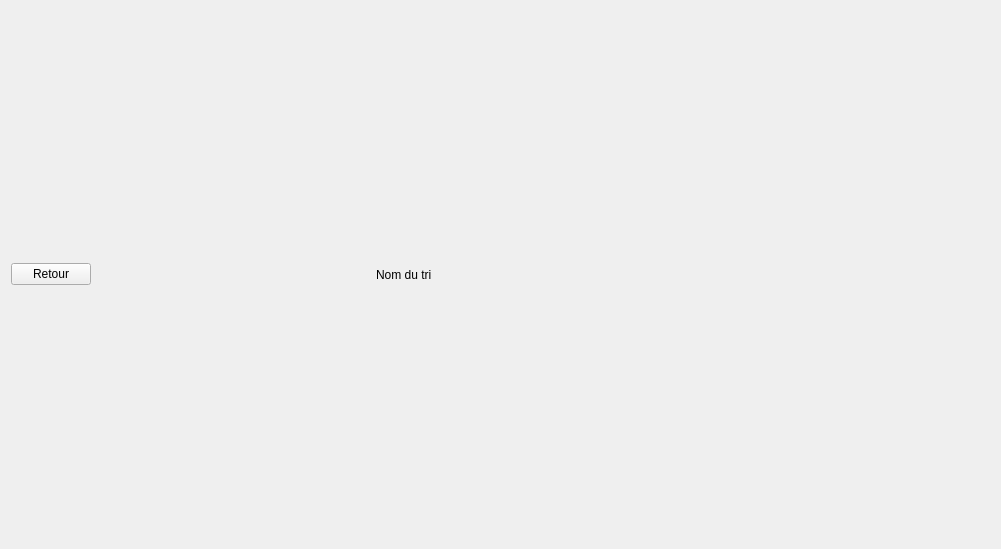
<?xml version="1.0" encoding="UTF-8"?>
<ui version="4.0">
 <class>SortPage</class>
 <widget class="QWidget" name="SortPage">
  <property name="geometry">
   <rect>
    <x>0</x>
    <y>0</y>
    <width>1001</width>
    <height>549</height>
   </rect>
  </property>
  <property name="windowTitle">
   <string>Form</string>
  </property>
  <layout class="QVBoxLayout" name="verticalLayout">
   <item>
    <layout class="QHBoxLayout" name="top">
     <item>
      <widget class="QPushButton" name="BackToWelcomePage">
       <property name="text">
        <string>Retour</string>
       </property>
      </widget>
     </item>
     <item>
      <spacer name="horizontalSpacer">
       <property name="orientation">
        <enum>Qt::Orientation::Horizontal</enum>
       </property>
       <property name="sizeHint" stdset="0">
        <size>
         <width>40</width>
         <height>20</height>
        </size>
       </property>
      </spacer>
     </item>
     <item>
      <widget class="QLabel" name="titleSortName">
       <property name="text">
        <string>Nom du tri</string>
       </property>
      </widget>
     </item>
     <item>
      <spacer name="horizontalSpacer_2">
       <property name="orientation">
        <enum>Qt::Orientation::Horizontal</enum>
       </property>
       <property name="sizeHint" stdset="0">
        <size>
         <width>40</width>
         <height>20</height>
        </size>
       </property>
      </spacer>
     </item>
     <item>
      <spacer name="horizontalSpacer_3">
       <property name="orientation">
        <enum>Qt::Orientation::Horizontal</enum>
       </property>
       <property name="sizeHint" stdset="0">
        <size>
         <width>40</width>
         <height>20</height>
        </size>
       </property>
      </spacer>
     </item>
    </layout>
   </item>
   <item>
    <layout class="QGridLayout" name="gridLayout_2">
     <item row="0" column="0">
      <layout class="QVBoxLayout" name="choiceOfSortingArea"/>
     </item>
     <item row="0" column="1">
      <layout class="QVBoxLayout" name="characteristicArea"/>
     </item>
    </layout>
   </item>
   <item>
    <layout class="QGridLayout" name="gridLayout">
     <item row="0" column="0">
      <layout class="QVBoxLayout" name="visuelSortArea"/>
     </item>
     <item row="0" column="1">
      <layout class="QVBoxLayout" name="complexityArea"/>
     </item>
    </layout>
   </item>
  </layout>
 </widget>
 <resources/>
 <connections/>
</ui>
